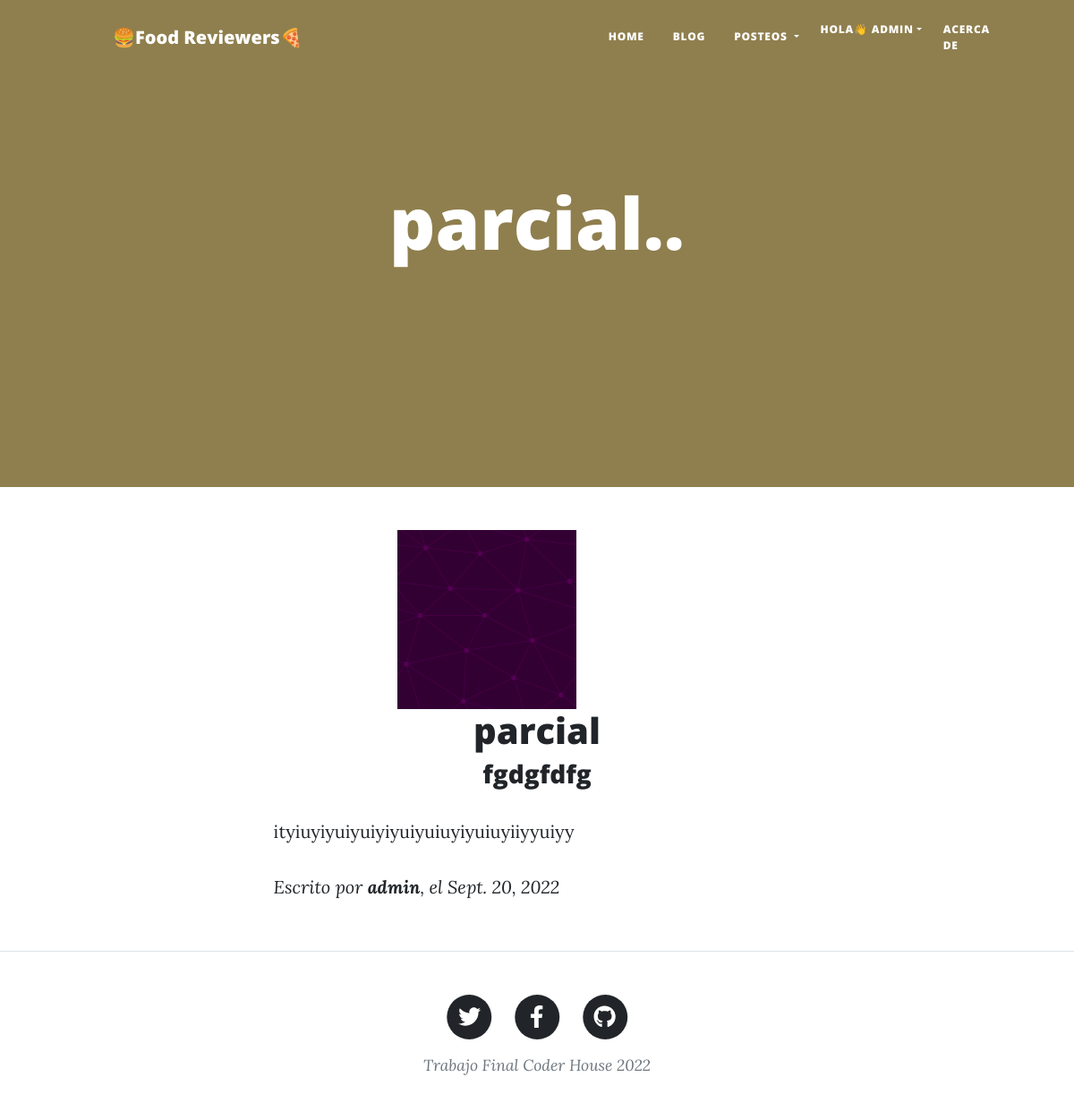
Page /blog/verPublicacion/32 (signed in) on the committed database.
### blog/models.py (models this page shows, shortened)
class Posteo(models.Model):
    id = models.AutoField(primary_key = True)
    titulo = models.CharField('Titulo', max_length=255, blank = False,null=False)
    descripcion = models.CharField('Descripcion', max_length=120, blank = False,null=False)
    contenido = RichTextField(blank=True,null=True)
    imagen = models.ImageField(blank=False,null=True, upload_to="imgposts")
    autor= models.ForeignKey(User, null=True ,on_delete=models.SET_NULL)
    fecha_creacion = models.DateField('Fecha de  creacion',auto_now=False,auto_now_add=True)
    class Meta:
        verbose_name_plural = 'Posteos'

### blog/views.py (the view)
# urls.py: path('verPublicacion/<pk>', verPublicacion.as_view(), name ='verPublicacion'),
class verPublicacion(DetailView):
    model = Posteo
    template_name = "blog/verPublicacion.html"

### blog/templates/blog/verPublicacion.html (shortened to what this page needs)
{% extends "blog/padre.html" %}
{% load static %}
{% block header %}
<header class="masthead" id="borde">
    <div class="container position-relative px-4 px-lg-5">
        <div class="row gx-4 gx-lg-5 justify-content-center">
            <div class="col-md-10 col-lg-8 col-xl-7">
                <div class="site-heading">
                    <h1 class="mb-5">{{ posteo.titulo }}..</h1>
                </div>
            </div>
        </div>
    </div>
</header>
{% endblock %}
{% block contenido %}
    <div>
        {% if posteo.imagen %}
            <img src="{{ posteo.imagen.url | safe }}" class="img-fluid" style="max-width:400px; height: 200px; margin-left: 37%;">
        {% endif %}
    </div>
    <section class="mb-4">
        <div class="container px-4 px-lg-5">
            <div class="row gx-4 gx-lg-5 justify-content-center">
                <div class="col-md-10 col-lg-8 col-xl-7">
                    <h1 class="text-center"> {{ posteo.titulo }} </h1>
                    <h3 class="text-center"> {{ posteo.descripcion }}</h6>
                    <p class=""> {{ posteo.contenido | safe }}</p>
                    <p class=""> <em>Escrito por <strong><i>{{ posteo.autor }}</i></strong>, el
                    {{ posteo.fecha_creacion }}</em></p>
                </div>
            </div>
        </div>
    </section>
{% endblock %}

### blog/templates/blog/padre.html (shortened to what this page needs)
<!DOCTYPE html>
<html lang="en">
    <head>
        {% load static %}
        <link href="{% static '/blog/css/styles.css' %}" rel="stylesheet" />
        <link href="{% static '/blog/css/estilo-acerca.css' %}" rel="stylesheet" />
        <link href="{% static '/blog/css/form-regis.css' %}" rel="stylesheet" />
    </head>
    <body>
        <nav class="navbar-expand-lg navbar-light" id="mainNav">
            <div class="container px-4 px-lg-5"">
                <nav class="navbar navbar-expand-md navbar-light">
                    <div class="container px-4 px-lg-5">
                        <a href="{% url 'inicio'%}" class="navbar-brand">🍔Food Reviewers🍕</a>
                    </div>
                    <div id="navbarResponsive" class="collapse navbar-collapse">
                        <ul class="navbar-nav ms-auto py-4 py-lg-0">
                            <li class="nav-item">
                                <a class="nav-link active px-lg-3 py-3 py-lg-4" href="{% url 'inicio'%}">Home</a>
                            </li>
                            <li class="nav-item">
                                <a class="nav-link px-lg-3 py-3 py-lg-4" href="{% url 'blog' %}">Blog</a>
                            </li>
                            <li class="nav-item dropdown">
                                <a class="nav-link dropdown-toggle px-lg-3 py-3 py-lg-4" id="navbarDropdownBlog"href="#" role="button" data-bs-toggle="dropdown" aria-expanded="false">
                                    Posteos
                                </a>
                            </li>
                            <li class="nav-item dropdown">
                                {% if user.is_authenticated %}
                                <a class="nav-link dropdown-toggle px-lg-2 py-1 py-lg-3" id="navbarDropdownBlog"href="#" role="button" data-bs-toggle="dropdown" aria-expanded="false">
                                    Hola👋 {{ user.username }}<img class="rounded-circle" src="{{ imagen }}" alt="" style="max-width: 35px; max-height: 35px;"></a>
                                {% endif %}
                            </li>
                            <li class="nav-item">
                                <a class="nav-link px-lg-3 py-3 py-lg-3" href="{% url 'acerca-de' %}">Acerca de</a>
                            </li>
                        </ul>
                    </div>
                </nav>
            </div>
        </nav>
        {% block header %}
        {% endblock %}
        {% block contenido %}
        {% endblock %}
        <footer class="border-top">
            <div class="container px-4 px-lg-5">
                <div class="row gx-4 gx-lg-5 justify-content-center">
                    <div class="col-md-10 col-lg-8 col-xl-7">
                        <ul class="list-inline text-center">
                            <li class="list-inline-item">
                                <a href="#!">
                                    <span class="fa-stack fa-lg">
                                        <i class="fas fa-circle fa-stack-2x"></i>
                                        <i class="fab fa-twitter fa-stack-1x fa-inverse"></i>
                                    </span>
                                </a>
                            </li>
                            <li class="list-inline-item">
                                <a href="#!">
                                    <span class="fa-stack fa-lg">
                                        <i class="fas fa-circle fa-stack-2x"></i>
                                        <i class="fab fa-facebook-f fa-stack-1x fa-inverse"></i>
                                    </span>
                                </a>
                            </li>
                            <li class="list-inline-item">
                                <a href="https://github.com/sebastian-rodriguez-lizarraga/food-reviewers" target="_blank">
                                    <span class="fa-stack fa-lg">
                                        <i class="fas fa-circle fa-stack-2x"></i>
                                        <i class="fab fa-github fa-stack-1x fa-inverse"></i>
                                    </span>
                                </a>
                            </li>
                        </ul>
                        <div class="small text-center text-muted fst-italic">Trabajo Final Coder House 2022</div>
                    </div>
                </div>
            </div>
        </footer>
    </body>
</html>

### blog/templates/blog/verPublicacion.html (style rules this page uses)
#borde { background-color: #ffdc75; }

### rows in the picture
Posteo: titulo "parcial", imagen (picture), descripcion "fgdgfdfg", contenido "ityiuyiyuiyuiyiyuiyuiuyiyuiuyiiyyuiyy", autor "admin", fecha_creacion "Sept. 20, 2022"

### other values in the picture
{{ user.username }} "ADMIN"
